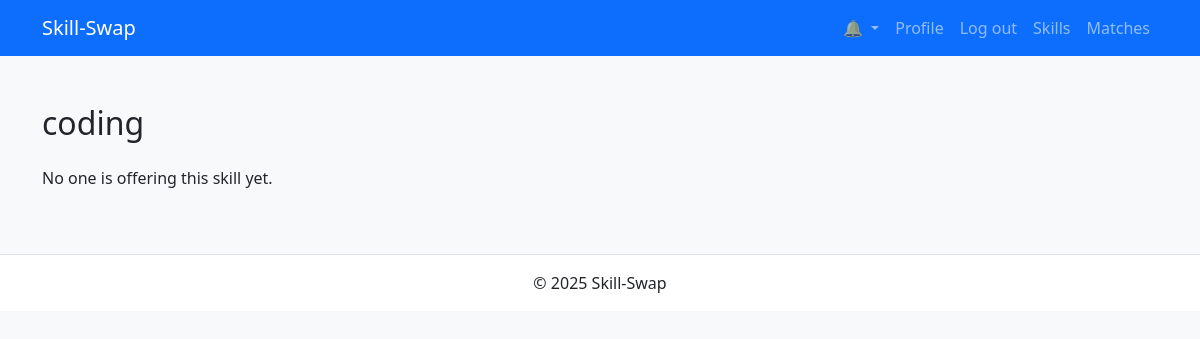
Before: /skills/detail/2/ (signed in) with the older database file.
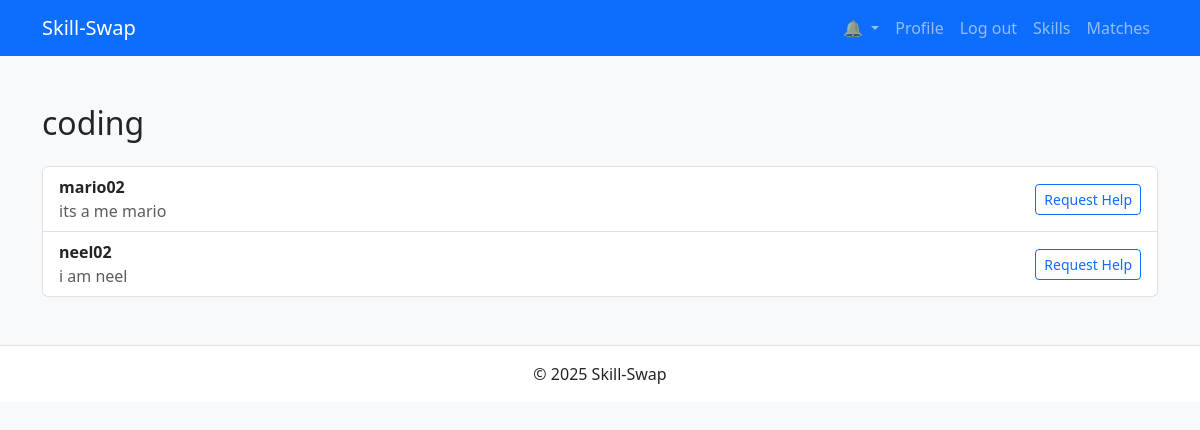
After: the same page with the newer database file.
### users/models.py (models this page shows, shortened)
class Profile(models.Model):
    user        = models.OneToOneField(User, on_delete=models.CASCADE)
    bio         = models.TextField(blank=True)
    skills      = models.ManyToManyField('skills.Skill', blank=True, related_name='holders')

class User(AbstractUser):
    pass

### skills/views.py (the view)
# urls.py: path('detail/<int:pk>/', SkillDetailView.as_view(), name='detail'),
class SkillDetailView(LoginRequiredMixin, generic.DetailView):
    model = Skill
    template_name = 'skills/detail.html'
    context_object_name = 'skill'
    def get_context_data(self, **kwargs):
        ctx = super().get_context_data(**kwargs)
        user_profile = self.request.user.profile
        skill = self.object
        holders = skill.holders.exclude(pk=user_profile.pk)
        ctx['holders'] = holders
        ctx['requested_helpers'] = Match.objects.filter(
            seeker=user_profile, skill=skill
        ).values_list('helper_id', flat=True)
        outgoing = set(Match.objects.filter(seeker=user_profile)
                       .values_list('helper_id', flat=True))
        incoming = set(Match.objects.filter(helper=user_profile)
                       .values_list('seeker_id', flat=True))
        ctx['mutual_helpers'] = outgoing.intersection(incoming)
        return ctx

### notifications/context_processors.py (called while the page is built)
def unread_notifications(request):
    if request.user.is_authenticated:
        qs = Notification.objects.filter(
            user=request.user, is_read=False
        ).order_by('-created')
        return {'unread_notifications': qs}
    return {}

### templates/skills/detail.html (shortened to what this page needs)
{% extends "base.html" %}
{% block content %}
  <h2 class="mb-4">{{ skill.name }}</h2>
  {% if holders %}
    <div class="list-group">
      {% for holder in holders %}
        <div class="list-group-item d-flex justify-content-between align-items-center">
          <div>
            <strong>{{ holder.user.username }}</strong>
            <p class="mb-0 text-muted">{{ holder.bio|truncatechars:50 }}</p>
          </div>
          <div>
            {% if holder.pk in mutual_helpers %}
              <span class="badge bg-success">Matched</span>
              <a href="{% url 'chat:list' %}" class="btn btn-sm btn-primary ms-2">Chat</a>
            {% elif holder.pk in requested_helpers %}
              <button class="btn btn-sm btn-secondary" disabled>Requested</button>
            {% else %}
              <form method="post" action="{% url 'skills:request' skill.pk holder.pk %}">
                <button type="submit" class="btn btn-sm btn-outline-primary">Request Help</button>
              </form>
            {% endif %}
          </div>
        </div>
      {% endfor %}
    </div>
  {% else %}
    <p>No one is offering this skill yet.</p>
  {% endif %}
{% endblock %}

Changed rows visible on the page:
added Profile: user.username "mario02", bio "its a me mario", shows "Request Help"
now on this page (row edited): Profile: user.username "neel02", bio "i am neel", shows "Request Help"
Other visible differences:
text no longer shown: "No one is offering this skill yet."
